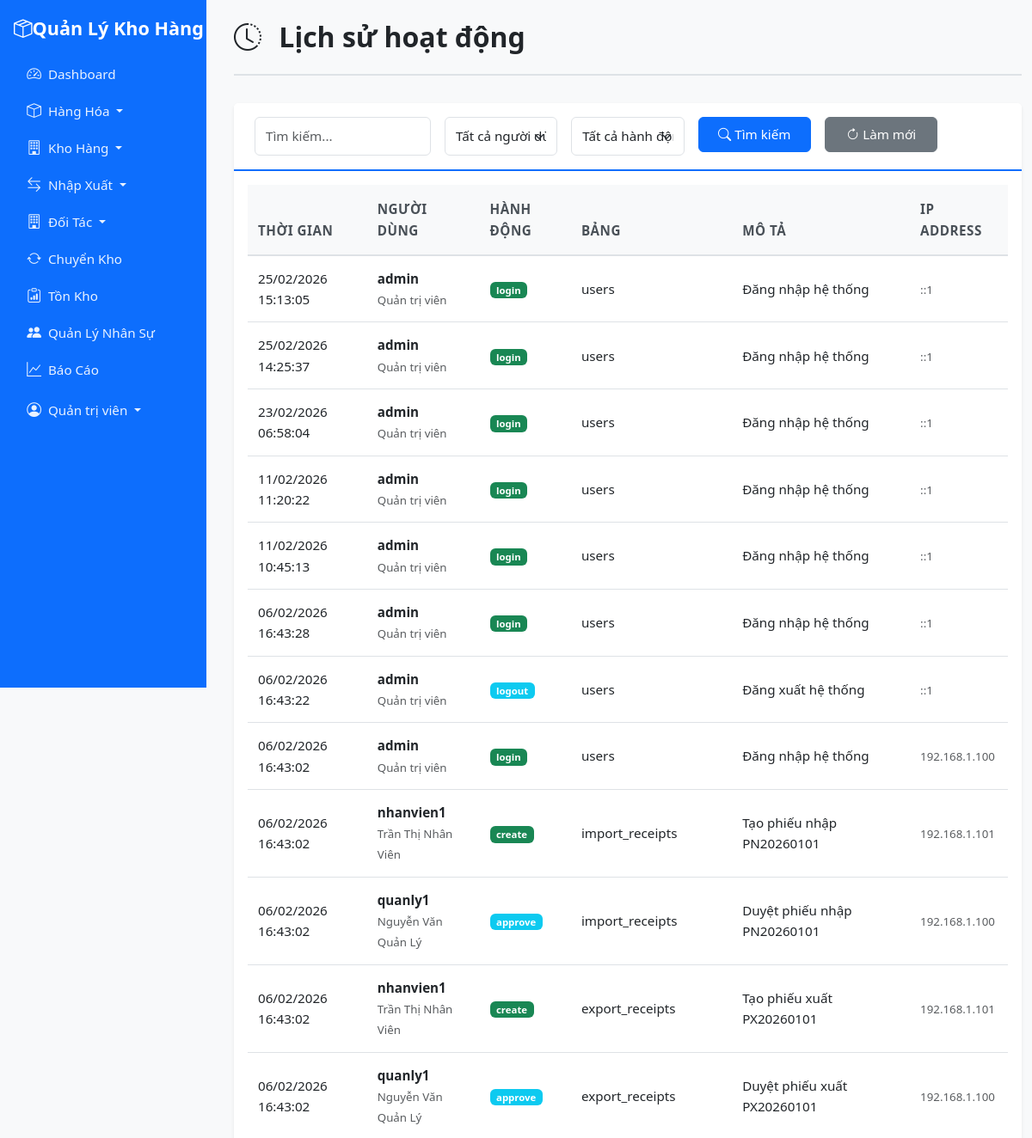
The app's page /modules/activity_logs/index.php (signed in, upper part), older data.
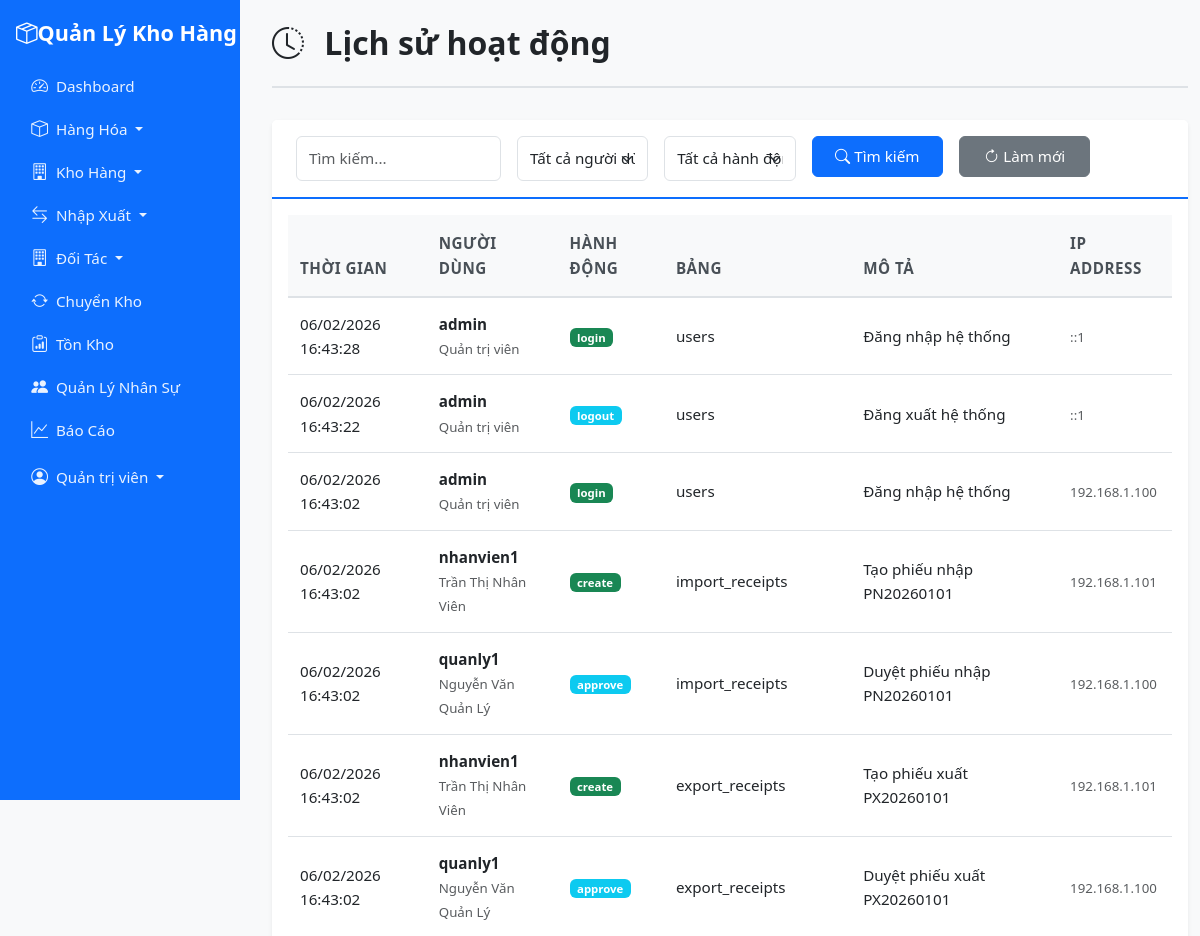
The same page, newer data.
### tables this page shows
CREATE TABLE `activity_logs` (
  `id` int(11) NOT NULL,
  `user_id` int(11) NOT NULL,
  `action` varchar(100) NOT NULL,
  `table_name` varchar(50) DEFAULT NULL,
  `record_id` int(11) DEFAULT NULL,
  `description` text DEFAULT NULL,
  `ip_address` varchar(45) DEFAULT NULL,
  `created_at` timestamp NOT NULL DEFAULT current_timestamp()
);

CREATE TABLE `users` (
  `id` int(11) NOT NULL,
  `username` varchar(50) NOT NULL,
  `password` varchar(255) NOT NULL,
  `full_name` varchar(100) NOT NULL,
  `email` varchar(100) DEFAULT NULL,
  `phone` varchar(20) DEFAULT NULL,
  `role` enum('admin','quanly_kho','nhanvien_nhapkho','ketoan') DEFAULT 'nhanvien_nhapkho',
  `status` tinyint(1) DEFAULT 1,
  `created_at` timestamp NOT NULL DEFAULT current_timestamp(),
  `updated_at` timestamp NOT NULL DEFAULT current_timestamp() ON UPDATE current_timestamp()
);

### config/config.php (called while the page is built, shortened)
<?php
function formatDateTime($datetime) {
    return date('d/m/Y H:i:s', strtotime($datetime));
}
?>

### modules/activity_logs/index.php (the view, shortened to what this page needs)
<?php
require_once '../../config/config.php';
$db = getDB();
$is_admin = $_SESSION['role'] == 'admin';
$page = max(1, intval($_GET['page'] ?? 1));
$per_page = 50;
$offset = ($page - 1) * $per_page;
$search = $_GET['search'] ?? '';
$query = "SELECT al.*, u.username, u.full_name
    FROM activity_logs al
    JOIN users u ON al.user_id = u.id
    WHERE 1=1";
$params = [];
$query .= " ORDER BY al.created_at DESC LIMIT ? OFFSET ?";
$params[] = $per_page;
$params[] = $offset;
$stmt = $db->prepare($query);
$stmt->execute($params);
$logs = $stmt->fetchAll();
include '../../includes/header.php';
?>
<div class="container-fluid mt-4">
    <div class="page-header">
        <h1><i class="bi bi-clock-history"></i> Lịch sử hoạt động</h1>
    </div>
    <div class="card">
        <div class="card-header">
            <form method="GET" class="row g-3">
                <div class="col-md-3">
                    <input type="text" class="form-control" name="search" placeholder="Tìm kiếm..." value="<?php echo htmlspecialchars($search); ?>">
                </div>
                <?php if ($is_admin): ?>
                <div class="col-md-2">
                    <select class="form-select" name="user_id">
                        <option value="">Tất cả người dùng</option>
                    </select>
                </div>
                <?php endif; ?>
                <div class="col-md-2">
                    <select class="form-select" name="action">
                        <option value="">Tất cả hành động</option>
                    </select>
                </div>
                <div class="col-md-2">
                    <button type="submit" class="btn btn-primary w-100">
                        <i class="bi bi-search"></i> Tìm kiếm
                    </button>
                </div>
                <div class="col-md-2">
                    <a href="index.php" class="btn btn-secondary w-100">
                        <i class="bi bi-arrow-clockwise"></i> Làm mới
                    </a>
                </div>
            </form>
        </div>
        <div class="card-body">
            <div class="table-responsive">
                <table class="table table-hover">
                    <thead>
                        <tr>
                            <th>Thời gian</th>
                            <?php if ($is_admin): ?>
                            <th>Người dùng</th>
                            <?php endif; ?>
                            <th>Hành động</th>
                            <th>Bảng</th>
                            <th>Mô tả</th>
                            <th>IP Address</th>
                        </tr>
                    </thead>
                    <tbody>
                        <?php if (empty($logs)): ?>
                        <tr>
                            <td colspan="<?php echo $is_admin ? 6 : 5; ?>" class="text-center text-muted">
                                Không có dữ liệu
                            </td>
                        </tr>
                        <?php else: ?>
                        <?php foreach ($logs as $log): ?>
                        <tr>
                            <td><?php echo formatDateTime($log['created_at']); ?></td>
                            <?php if ($is_admin): ?>
                            <td>
                                <strong><?php echo htmlspecialchars($log['username']); ?></strong><br>
                                <small class="text-muted"><?php echo htmlspecialchars($log['full_name']); ?></small>
                            </td>
                            <?php endif; ?>
                            <td>
                                <span class="badge bg-<?php
                                    echo in_array($log['action'], ['create', 'login']) ? 'success' :
                                        (in_array($log['action'], ['delete', 'reject']) ? 'danger' : 'info');
                                ?>">
                                    <?php echo htmlspecialchars($log['action']); ?>
                                </span>
                            </td>
                            <td><?php echo htmlspecialchars($log['table_name'] ?? 'N/A'); ?></td>
                            <td><?php echo htmlspecialchars($log['description'] ?? ''); ?></td>
                            <td><small class="text-muted"><?php echo htmlspecialchars($log['ip_address'] ?? ''); ?></small></td>
                        </tr>
                        <?php endforeach; ?>
                        <?php endif; ?>
                    </tbody>
                </table>
            </div>
        </div>
    </div>
</div>
<?php include '../../includes/footer.php'; ?>

### includes/header.php (shortened to what this page needs)
<!DOCTYPE html>
<html lang="vi">
<head>
    <link href="https://cdn.jsdelivr.net/npm/bootstrap@5.3.0/dist/css/bootstrap.min.css" rel="stylesheet">
    <link rel="stylesheet" href="https://cdn.jsdelivr.net/npm/bootstrap-icons@1.11.0/font/bootstrap-icons.css">
    <link rel="stylesheet" href="<?php echo BASE_URL; ?>assets/css/style.css">
</head>
<body class="<?php echo isset($_SESSION['user_id']) ? 'has-sidebar' : ''; ?>">
    <?php if (isset($_SESSION['user_id'])): ?>
    <nav class="navbar navbar-expand-lg navbar-dark bg-primary sidebar-nav">
        <div class="container-fluid">
            <a class="navbar-brand" href="<?php echo BASE_URL; ?>index.php">
                <i class="bi bi-box-seam"></i> <span class="d-none d-sm-inline">Quản Lý Kho Hàng</span>
            </a>
            <div class="collapse navbar-collapse" id="navbarNav">
                <ul class="navbar-nav me-auto">
                    <li class="nav-item">
                        <a class="nav-link" href="<?php echo BASE_URL; ?>index.php">
                            <i class="bi bi-speedometer2"></i> Dashboard
                        </a>
                    </li>
                    <li class="nav-item dropdown">
                        <a class="nav-link dropdown-toggle" href="#" id="goodsDropdown" role="button" data-bs-toggle="dropdown">
                            <i class="bi bi-box"></i> Hàng Hóa
                        </a>
                    </li>
                    <li class="nav-item dropdown">
                        <a class="nav-link dropdown-toggle" href="#" id="warehouseDropdown" role="button" data-bs-toggle="dropdown">
                            <i class="bi bi-building"></i> Kho Hàng
                        </a>
                    </li>
                    <li class="nav-item dropdown">
                        <a class="nav-link dropdown-toggle" href="#" id="importExportDropdown" role="button" data-bs-toggle="dropdown">
                            <i class="bi bi-arrow-left-right"></i> Nhập Xuất
                        </a>
                    </li>
                    <?php if (in_array($_SESSION['role'], ['admin', 'quanly_kho'])): ?>
                    <li class="nav-item dropdown">
                        <a class="nav-link dropdown-toggle" href="#" id="partnersDropdown" role="button" data-bs-toggle="dropdown">
                            <i class="bi bi-building"></i> Đối Tác
                        </a>
                    </li>
                    <?php endif; ?>
                    <li class="nav-item">
                        <a class="nav-link" href="<?php echo BASE_URL; ?>modules/internal_transfers/index.php">
                            <i class="bi bi-arrow-repeat"></i> Chuyển Kho
                        </a>
                    </li>
                    <li class="nav-item">
                        <a class="nav-link" href="<?php echo BASE_URL; ?>modules/inventory/index.php">
                            <i class="bi bi-clipboard-data"></i> Tồn Kho
                        </a>
                    </li>
                    <?php if ($_SESSION['role'] == 'admin'): ?>
                    <li class="nav-item">
                        <a class="nav-link" href="<?php echo BASE_URL; ?>modules/users/index.php">
                            <i class="bi bi-people-fill"></i> Quản Lý Nhân Sự
                        </a>
                    </li>
                    <?php endif; ?>
                    <li class="nav-item">
                        <a class="nav-link" href="<?php echo BASE_URL; ?>modules/reports/index.php">
                            <i class="bi bi-graph-up"></i> Báo Cáo
                        </a>
                    </li>
                </ul>
                <ul class="navbar-nav">
                    <li class="nav-item dropdown">
                        <a class="nav-link dropdown-toggle" href="#" id="userDropdown" role="button" data-bs-toggle="dropdown">
                            <i class="bi bi-person-circle"></i> <?php echo htmlspecialchars($_SESSION['full_name']); ?>
                        </a>
                    </li>
                </ul>
            </div>
        </div>
    </nav>
    <?php endif; ?>

### includes/footer.php (shortened to what this page needs)
</body>
</html>

### assets/css/style.css (style rules this page uses)
:root { --primary-color: #0d6efd; --secondary-color: #6c757d; --success-color: #198754; --danger-color: #dc3545; --warning-color: #ffc107; --info-color: #0dcaf0; }
body { font-family: 'Segoe UI', Tahoma, Geneva, Verdana, sans-serif; background-color: #f8f9fa; font-size: 1rem; line-height: 1.6; }
.navbar { padding: 0.75rem 0; min-height: 60px; }
.sidebar-nav { position: fixed; top: 0; left: 0; width: 240px; height: 100vh; padding: 1rem 1rem; display: flex; flex-direction: column; align-items: stretch; z-index: 1040; }
.sidebar-nav .container-fluid { height: 100%; padding: 0; display: flex; flex-direction: column; align-items: stretch; }
.sidebar-nav #navbarNav { display: block !important; width: 100%; }
.sidebar-nav .navbar-brand { padding: 0; margin-bottom: 1rem; font-size: 1.35rem; }
.sidebar-nav .navbar-nav { flex-direction: column; align-items: stretch; gap: 0.25rem; }
.sidebar-nav .navbar-nav .nav-item { width: 100%; }
.sidebar-nav .navbar-nav .nav-link { width: 100%; margin: 0; padding: 0.65rem 0.85rem !important; border-radius: 0.35rem; }
.sidebar-nav .nav-link i { margin-right: 0.5rem; }
.sidebar-nav .nav-link, .sidebar-nav .dropdown-item { color: #e9f2ff; }
.sidebar-nav .navbar-nav .dropdown-toggle::after { margin-left: auto; }
.sidebar-nav .dropdown { position: relative; }
.sidebar-nav .navbar-nav.me-auto { margin-right: 0 !important; }
.sidebar-nav .navbar-nav + .navbar-nav { margin-top: auto; }
.sidebar-nav .navbar-nav:last-child .nav-link { margin-top: 0.5rem; }
.sidebar-nav .navbar-collapse { flex-grow: 1; }
@media (min-width: 992px) { body.has-sidebar { padding-left: 260px; } }
.navbar-brand { font-weight: bold; font-size: 1.5rem; padding: 0.5rem 0; display: flex; align-items: center; }
.navbar-nav { display: flex; align-items: center; flex-direction: row; }
.navbar-nav .nav-item { display: inline-flex; align-items: center; }
.navbar-nav .nav-link { font-size: 0.95rem; font-weight: 500; padding: 0.625rem 1rem !important; margin: 0 0.15rem; border-radius: 0.375rem; transition: all 0.2s; display: inline-flex; align-items: center; white-space: nowrap; line-height: 1.2; }
.navbar-nav .nav-link i { margin-right: 0.5rem; font-size: 1.05rem; display: inline-flex; align-items: center; height: 100%; }
.navbar-nav .nav-link.dropdown-toggle::after { margin-left: 0.5rem; vertical-align: middle; }
.navbar-nav > .nav-item { display: inline-flex; align-items: center; }
.card { border: none; box-shadow: 0 0.125rem 0.25rem rgba(0, 0, 0, 0.075); margin-bottom: 1.5rem; }
.card-header { background-color: #fff; border-bottom: 2px solid var(--primary-color); font-weight: 600; font-size: 1.1rem; padding: 1rem 1.5rem; }
.table { background-color: #fff; }
.table thead th { background-color: #f8f9fa; border-bottom: 2px solid #dee2e6; font-weight: 600; font-size: 0.95rem; padding: 1rem 0.75rem; text-transform: uppercase; letter-spacing: 0.5px; color: #495057; }
.table tbody td { padding: 0.875rem 0.75rem; font-size: 0.95rem; vertical-align: middle; }
.badge { padding: 0.35em 0.65em; }
.page-header { margin-bottom: 2rem; padding-bottom: 1rem; border-bottom: 2px solid #dee2e6; }
.page-header h1 { margin-bottom: 0.5rem; font-size: 2rem; font-weight: 600; color: #212529; }
.page-header h1 i { margin-right: 0.75rem; font-size: 2rem; }
@media (min-width: 992px) { .navbar-nav { align-items: center; flex-direction: row; } }
@media (min-width: 992px) { .navbar-nav > .nav-item { display: flex; align-items: center; margin: 0 0.1rem; } }
h1, h2, h3, h4, h5, h6 { font-weight: 600; color: #212529; }
h1 { font-size: 2rem; }
.btn { font-weight: 500; padding: 0.5rem 1rem; font-size: 0.95rem; }
.form-control, .form-select { font-size: 0.95rem; padding: 0.625rem 0.75rem; }

Row changes from the older to the newer data that the page shows:
removed activity_logs: created_at "25/02/2026 15:13:05", user.username "admin", user.full_name "Quản trị viên", action "login", table_name "users", description "Đăng nhập hệ thống", ip_address "::1"
removed activity_logs: created_at "25/02/2026 14:25:37", user.username "admin", user.full_name "Quản trị viên", action "login", table_name "users", description "Đăng nhập hệ thống", ip_address "::1"
removed activity_logs: created_at "23/02/2026 06:58:04", user.username "admin", user.full_name "Quản trị viên", action "login", table_name "users", description "Đăng nhập hệ thống", ip_address "::1"
removed activity_logs: created_at "11/02/2026 11:20:22", user.username "admin", user.full_name "Quản trị viên", action "login", table_name "users", description "Đăng nhập hệ thống", ip_address "::1"
removed activity_logs: created_at "11/02/2026 10:45:13", user.username "admin", user.full_name "Quản trị viên", action "login", table_name "users", description "Đăng nhập hệ thống", ip_address "::1"
